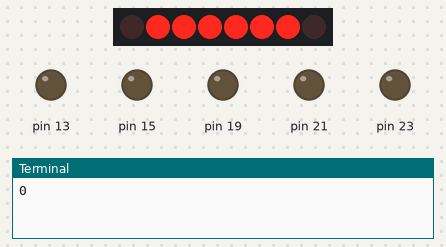
Recording of a program running on a simulated Raspberry Pi (header pin numbers). Parts: 8 shift-register outputs drawn as a row of LEDs (first output left, lit = HIGH), output pins drawn as LEDs (lit = HIGH), the last lines printed to the terminal. Pins used as bus, display or sensor lines are not drawn.

Above: at 0.1 s.
At 4.5 s:
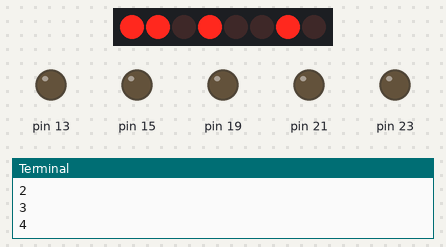
At 8.9 s:
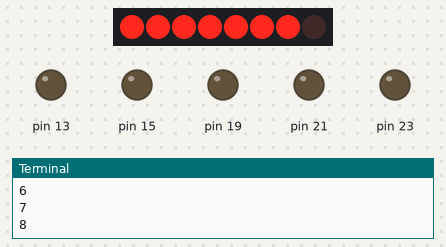
At 18.7 s:
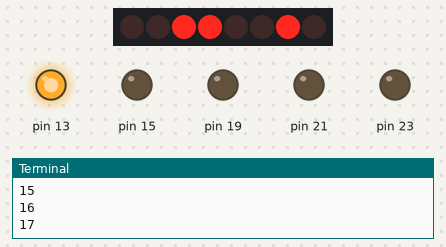
At 28.5 s:
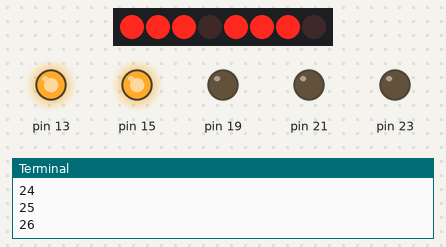
At 38.3 s:
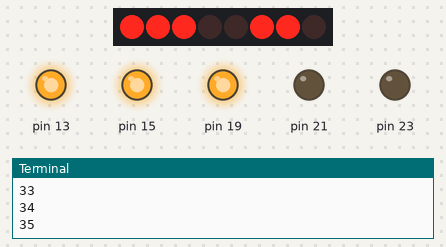
Timing chart, 0 to 40.0 s (numbered marks = the images above):
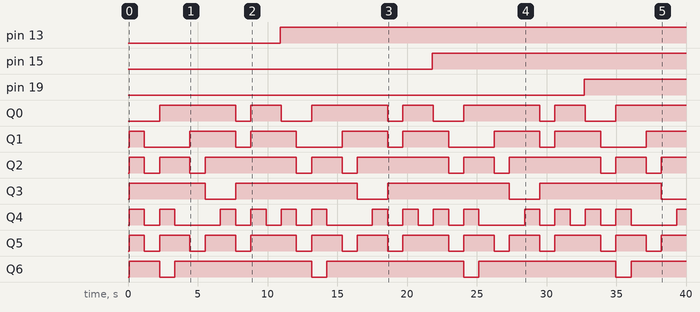

Measured:
- by itself, pin 13: LOW → HIGH at 10.9 s
- by itself, pin 15: LOW → HIGH at 21.8 s
- by itself, pin 19: LOW → HIGH at 32.7 s
- by itself, Q0: repeats every 10.9 s: LOW 1.1 s, HIGH 2.2 s, LOW 2.2 s, HIGH 5.5 s
- by itself, Q1: repeats every 10.9 s: LOW 3.3 s, HIGH 3.3 s, LOW 1.1 s, HIGH 3.3 s
- by itself, Q2: repeats every 10.9 s: LOW 1.1 s, HIGH 2.2 s, LOW 1.1 s, HIGH 6.5 s
- by itself, Q3: repeats every 10.9 s: LOW 2.2 s, HIGH 8.7 s
- by itself, Q4: repeats every 10.9 s: LOW 1.1 s, HIGH 1.1 s, LOW 3.3 s, 2 × (HIGH 1.1 s, LOW 1.1 s), HIGH 1.1 s

The program:

display.py
```python
#!/usr/bin/env python
# encoding: UTF-8

import warnings
import RPi.GPIO as gpio
import time

# shift register
ds    = 24
clock = 26
latch = 22

# LEDs
led_10s_mapping = {
    # mapping from pin number to when to light
    13: 10,
    15: 20,
    19: 30,
    21: 40,
    23: 50
}
led_10s_pins = led_10s_mapping.keys()

## "public" methods

def setup():
    gpio.setmode(gpio.BOARD)

    gpio.setup([ds, clock, latch], gpio.OUT)
    gpio.output([ds, clock, latch], gpio.LOW)

    gpio.setup(led_10s_pins, gpio.OUT)
    gpio.output(led_10s_pins, gpio.LOW)

def cleanup():
    warnings.simplefilter("ignore")
    gpio.cleanup()
    warnings.resetwarnings()

def set_char(char):
    char = char.upper()
    if char in "EH":
        set_display_character(char)
    else:
        raise ValueError("Not supported: " + char)

def set_number(num):
    if num < 0:
        set_display_character('E')
    elif num > 59:
        set_display_character('H')
    else:
        set_led_number(num)
        set_display_character(str(num % 10))

## Code for driving the five 10-indicator LEDs

def set_hightest_led():
    for pin, limit in led_10s_mapping.iteritems():
        gpio.output(pin, gpio.HIGH if limit >= 50 else gpio.LOW)

def set_led_number(num):
    for pin, limit in led_10s_mapping.iteritems():
        gpio.output(pin, gpio.HIGH if num >= limit else gpio.LOW)

## Code for driving 7-segment display

def tick(pin):
    gpio.output(pin, gpio.HIGH)
    time.sleep(0.01)
    gpio.output(pin, gpio.LOW)

def set_display_value(value):
    for i in range(8):
        bitwise=0x80>>i
        val = gpio.HIGH if bitwise&value else gpio.LOW
        gpio.output(ds, val)
        tick(clock)
    tick(latch)

def set_display_character(num):
    # individual segments' active bits
    a   = 4   # 0b00000100
    b   = 8   # 0b00001000
    c   = 64  # 0b01000000
    d   = 32  # 0b00100000
    e   = 16  # 0b00010000
    f   = 2   # 0b00000010
    g   = 1   # 0b00000001
    dot = 128 # 0b10000000

    # bit-patterns for activating correct segments
    # to form the right number shapes
    numbers = {
        '0': a | b | c | d | e | f,
        '1': b | c,
        '2': a | b | g | e | d,
        '3': a | b | c | d | g,
        '4': b | c | f | g,
        '5': a | c | d | f | g,
        '6': a | c | d | e | f | g,
        '7': a | b | c,
        '8': a | b | c | d | e | f | g,
        '9': a | b | c | d | f | g,
        'H': b | c | e | f | g,
        'E': a | d | e | f | g
    }

    set_display_value(numbers[num])


## Some demonstration code, in case someone runs
## this module directly

def main():
    setup()
    try:
        for i in range(60):
            print i
            set_number(i)
            time.sleep(1)
    except KeyboardInterrupt:
        pass
    finally:
        cleanup()

    print "> Bye :)"

if __name__=="__main__":
    main()
```
